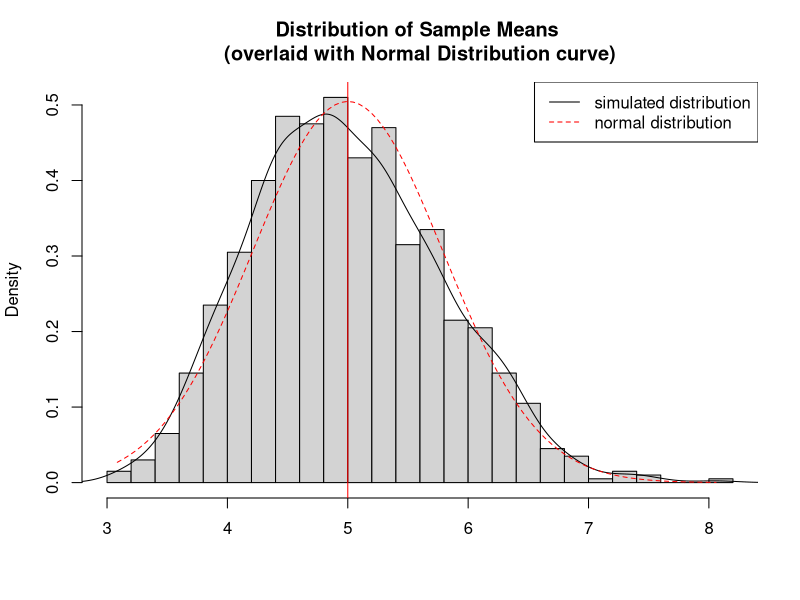
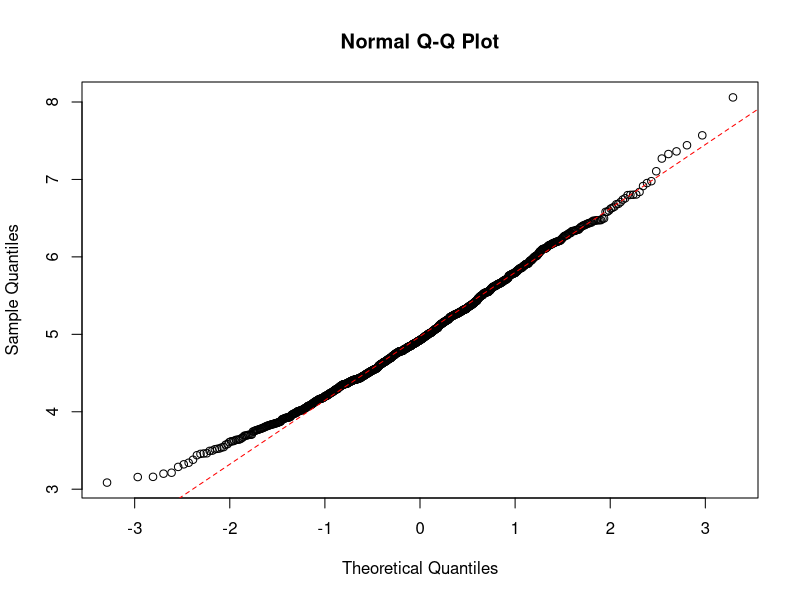

Here is the R script that generated these plots, in order:
## ---- chunk 1
set.seed(1)
lambda <- 0.2
samplesize <- 40
nsims <- 1000
samples <- matrix(rexp(samplesize * nsims, rate = lambda), nsims, samplesize)
means <- rowMeans(samples)
head(means)

## ---- chunk 2
mean.of.means <- mean(means)
mean.of.means
theory.mean = 1 / lambda
theory.mean
## ---- chunk 3
var.of.means <- var(means)
var.of.means
theory.var = 1 / lambda^2
theory.var
## ---- chunk 4
hist(means, breaks=30, prob=TRUE,
     main = "Distribution of Sample Means \n(overlaid with Normal Distribution curve)",
     xlab = "", lty=1)
lines(density(means))
abline(v=1/lambda, col="red")
x <- seq(min(means), max(means), length=100)
y <- dnorm(x, mean=1/lambda, sd=1/lambda/sqrt(samplesize))
lines(x, y, col="red", lty=2)
legend('topright', c("simulated distribution", "normal distribution"),
       lty=c(1,2), col=c("black", "red"))
## ---- chunk 5
qqnorm(means)
qqline(means, col="red", lty=2)
